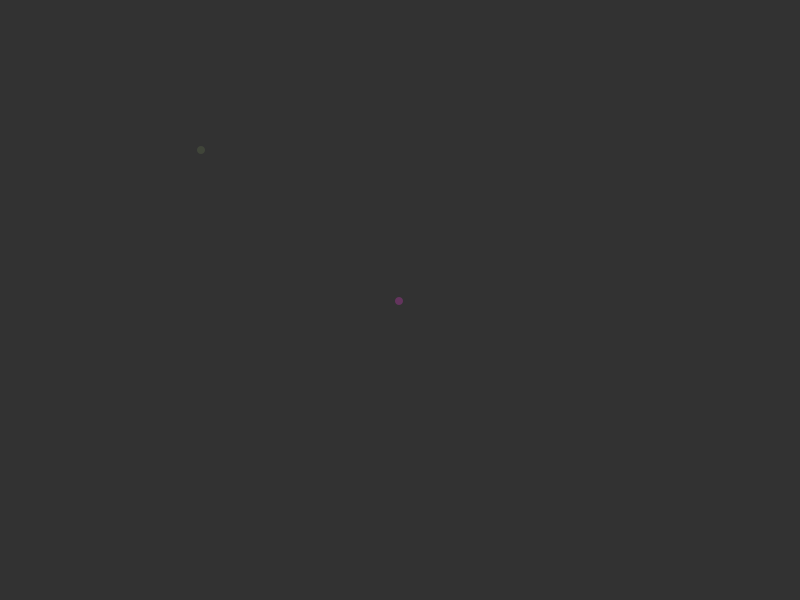
Frame 1 (no input)
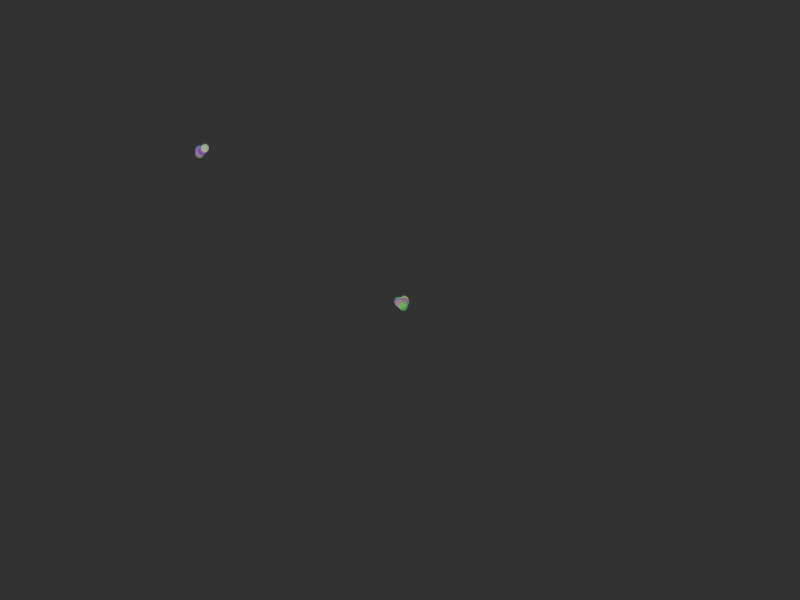
Frame 60 (the mouse pressed at the canvas centre just before this capture)
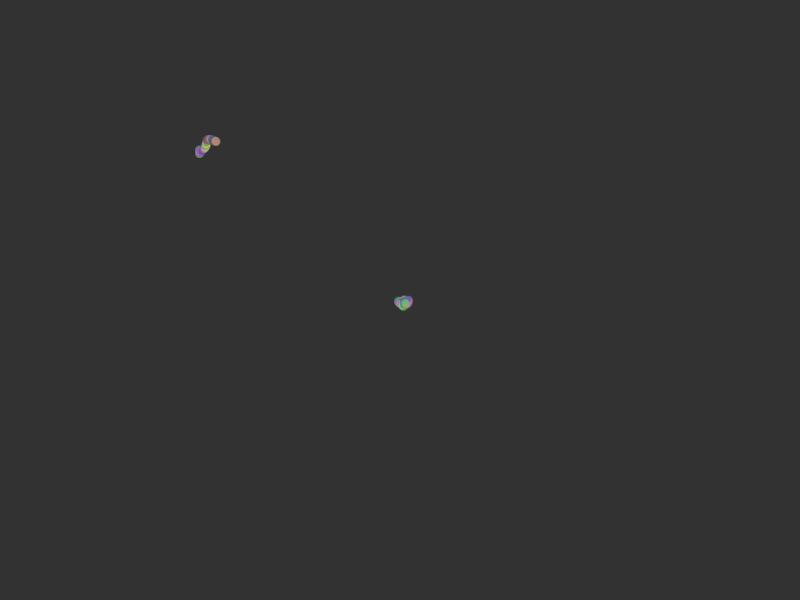
Frame 120 (the mouse held since frame 60 and released just before this capture)

The Processing sketch that drew these frames (run headless with seeded random() and noise(); from frame 60 on, the mouse is pressed at the canvas centre):

// Processing sketch: Answer_for_Quiz2
// ── Answer_for_Quiz2.pde
Walker walker1; // 第一个Walker实例
Walker walker2; // 第二个Walker实例

void setup() {
  size(800, 600); // 设置窗口大小
  background(50); // 背景色
  walker1 = new Walker(width / 2, height / 2, false); // 调用randomWalk()
  walker2 = new Walker(width / 4, height / 4, true);  // 调用randomWalkBiased()
}

void draw() {
  walker1.walk(); // 执行随机行走
  walker2.walk(); // 执行有偏随机行走
  
  walker1.display(); // 渲染Walker1
  walker2.display(); // 渲染Walker2
}

class Walker {
  float x, y;      // Walker的位置
  boolean biased;  // 是否使用biased walk

  Walker(float startX, float startY, boolean isBiased) {
    x = startX;
    y = startY;
    biased = isBiased;
  }

  void walk() {
    if (biased) {
      randomWalkBiased(); // 调用biased方法
    } else {
      randomWalk(); // 调用普通随机行走
    }
  }

  void randomWalk() {
    // 在8个方向中随机选择一个
    int direction = int(random(8)); // 0到7
    if (direction == 0) x++;        // 右
    else if (direction == 1) x--;   // 左
    else if (direction == 2) y++;   // 下
    else if (direction == 3) y--;   // 上
    else if (direction == 4) { x++; y++; } // 右下
    else if (direction == 5) { x--; y++; } // 左下
    else if (direction == 6) { x++; y--; } // 右上
    else if (direction == 7) { x--; y--; } // 左上
  }

  void randomWalkBiased() {
    // 使用加权概率选择方向
    float rand = random(1); // 生成0到1之间的随机数
    if (rand < 0.4) x++;    // 40%向右
    else if (rand < 0.6) x--; // 20%向左
    else if (rand < 0.8) y++; // 20%向下
    else y--;                // 20%向上
  }

  void display() {
    // 随机颜色，带透明度
    float r = random(255);
    float g = random(255);
    float b = random(255);
    float a = random(50, 100); // 透明度从50到100
    fill(r, g, b, a); 
    noStroke();
    ellipse(x, y, 8, 8); // 绘制Walker
  }
}
